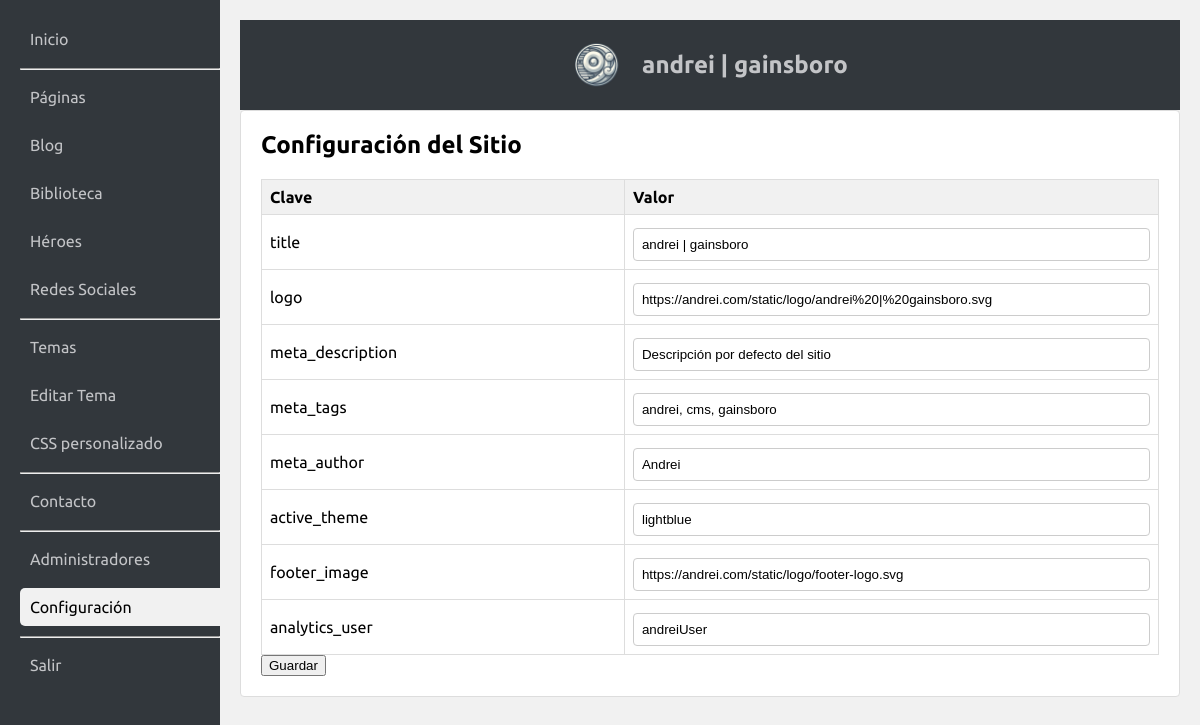
/admin/index.php?action=list_config (signed in), run on an earlier commit of the app's database.
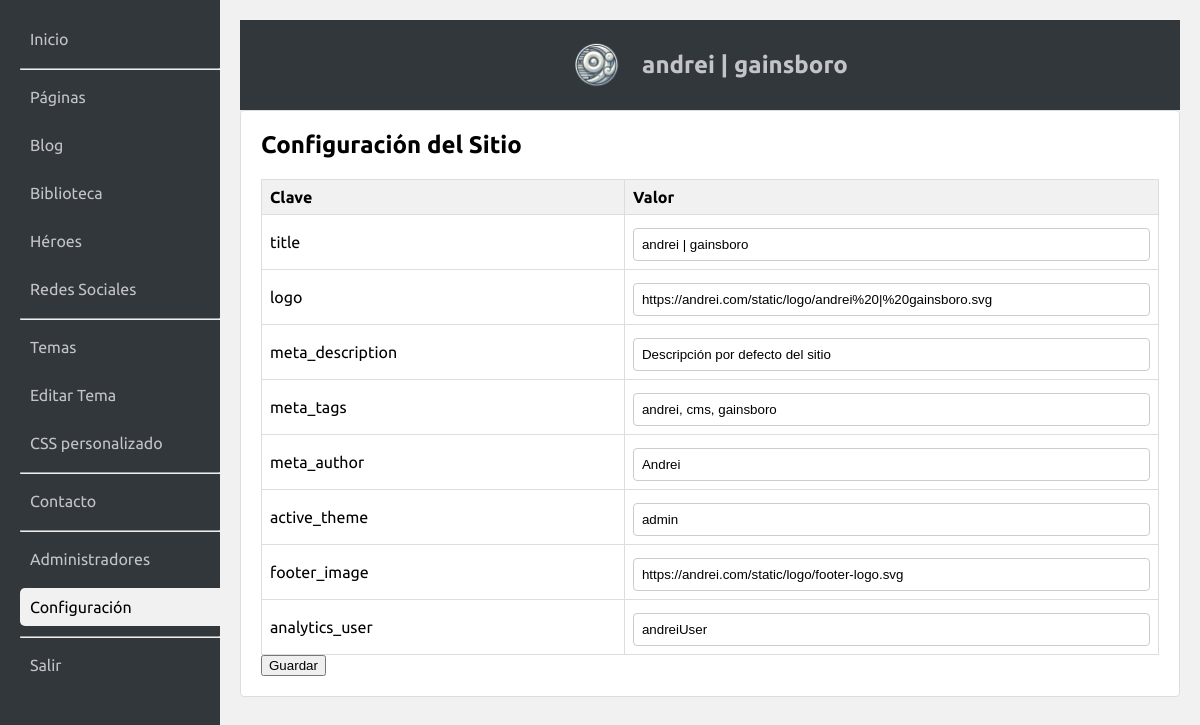
And on a later commit of the database.
### tables this page shows
CREATE TABLE config (
    id INTEGER PRIMARY KEY AUTOINCREMENT,
    key TEXT UNIQUE NOT NULL,
    value TEXT NOT NULL
);

### admin/index.php (called while the page is built, shortened)
<?php
require_once 'admin.php';

### admin/funciones/accionactual.php (called while the page is built)
<?php
	function accionActual($accion1, $accion2) {
    return ($accion1 == $accion2) ? ' class="active" ' : '';
}
?>

### admin/acciones/listarconfiguracion.php (the view)
<?php
	if (isset($_POST['save_config'])) {
            foreach ($_POST['config'] as $k => $v) {
                $st = $db->prepare("UPDATE config SET value = :val WHERE key = :key");
                $st->bindValue(':val', $v, SQLITE3_TEXT);
                $st->bindValue(':key', $k, SQLITE3_TEXT);
                $st->execute();
            }
            $message = "<p class='success'>Configuración actualizada.</p>";
        } else {
            $message = '';
        }
        $configs = $db->query("SELECT * FROM config ORDER BY id ASC");
        $html = "<h2>Configuración del Sitio</h2>
                 $message
                 <form method='post'>
                 <table class='admin-table'>
                 <tr><th>Clave</th><th>Valor</th></tr>";
        while ($row = $configs->fetchArray(SQLITE3_ASSOC)) {
            $key = htmlspecialchars($row['key']);
            $val = htmlspecialchars($row['value']);
            $html .= "<tr>
                        <td>$key</td>
                        <td><input type='text' name='config[$key]' value='$val'></td>
                      </tr>";
        }
        $html .= "</table>
                  <button type='submit' name='save_config'>Guardar</button>
                  </form>";
        renderAdmin($html);
?>

### admin/admin.php (shortened to what this page needs)
<?php
include "inc/inicializarbasededatos.php";
include "funciones/accionactual.php";
function renderAdmin($content, $showNav = true) {
    echo "<!DOCTYPE html>
<html>
<head>
    <meta charset='utf-8'>
    <title>andrei | gainsboro</title>
    <link rel='stylesheet' href='admin.css'>
    <link rel='stylesheet' href='https://jocarsa.github.io/jocarsa-lightslateblue/jocarsa%20|%20lightslateblue.css'>
</head>
<body>
<div id='admin-container'>";
    if ($showNav) {
        echo "<div id='admin-sidebar'>
            <nav>
                <a href='?action=dashboard'" . accionActual($_GET['action'] ?? '', 'dashboard') . ">Inicio</a>
                <hr>
                <a href='?action=list_pages'" . accionActual($_GET['action'] ?? '', 'list_pages') . ">Páginas</a>
                <a href='?action=list_blog'" . accionActual($_GET['action'] ?? '', 'list_blog') . ">Blog</a>
                <a href='?action=list_media'" . accionActual($_GET['action'] ?? '', 'list_media') . ">Biblioteca</a>
                <a href='?action=list_heroes'" . accionActual($_GET['action'] ?? '', 'list_heroes') . ">Héroes</a>
                <a href='?action=list_social_media'" . accionActual($_GET['action'] ?? '', 'list_social_media') . ">Redes Sociales</a>
                <hr>
                <a href='?action=list_themes'" . accionActual($_GET['action'] ?? '', 'list_themes') . ">Temas</a>
                <a href='?action=edit_theme'" . accionActual($_GET['action'] ?? '', 'edit_theme') . ">Editar Tema</a>
                <a href='?action=list_custom_css'" . accionActual($_GET['action'] ?? '', 'list_custom_css') . ">CSS personalizado</a>
                <hr>
                <a href='?action=list_contact'" . accionActual($_GET['action'] ?? '', 'list_contact') . ">Contacto</a>
                <hr>
                <a href='?action=list_admins'" . accionActual($_GET['action'] ?? '', 'list_admins') . ">Administradores</a>
                <a href='?action=list_config'" . accionActual($_GET['action'] ?? '', 'list_config') . ">Configuración</a>
                <hr>
                <a href='?action=logout'" . accionActual($_GET['action'] ?? '', 'logout') . ">Salir</a>
            </nav>
        </div>";
    }
    echo "<div id='admin-content'>";
    if ($showNav) {
        echo "<div id='admin-header'>
            <img src='gainsboro.png' alt='URL de la imagen' style='width:50px; margin-right:20px;'>
            <h1>andrei | gainsboro</h1>
        </div>";
    }
    echo "<div class='admin-section'>
            $content
          </div>";
    echo "</div>
</div>
<script src='https://jocarsa.github.io/jocarsa-lightslateblue/jocarsa%20|%20lightslateblue.js'></script>
</body>
</html>";
}
$action = $_GET['action'] ?? 'login';
switch ($action) {
    case 'list_config':
        include "acciones/listarconfiguracion.php";
        break;
}
?>

### admin/admin.css (style rules this page uses)
body { font-family: Ubuntu, sans-serif; margin: 0; padding: 0; background-color: #f1f1f1; display: flex; justify-content: center; align-items: center; height: 100vh; }
#admin-container { display: flex; width: 100%; height: 100%; }
#admin-sidebar { width: 200px; background-color: #32373c; color: #c3c4c7; padding: 20px; padding-right:0px; position: fixed; height: 100vh; }
#admin-sidebar a { color: #c3c4c7; text-decoration: none; display: block; padding: 10px; margin-bottom: 10px; }
#admin-content { margin-left: 220px; padding: 20px; width: calc(100% - 220px); height: 100%; overflow-y: auto; }
#admin-header { background-color: #32373c; color: #c3c4c7; padding: 20px; text-align: center; display: flex; flex-direction: row; flex-wrap: nowrap; justify-content: center; align-items: center; align-content: stretch; }
#admin-header img { width:50px; margin-right:20px; }
#admin-header h1 { margin: 0; font-size: 24px; }
.admin-section { background-color: #fff; border: 1px solid #ddd; border-radius: 4px; padding: 20px; margin-bottom: 20px; }
.admin-section h2 { margin-top: 0; }
.admin-form input, .admin-form textarea, .admin-form select,.admin-table input { width: 100%; padding: 8px; margin-top: 5px; border: 1px solid #ccc; border-radius: 4px; box-sizing:border-box; }
.admin-table { width: 100%; border-collapse: collapse; margin-top: 20px; }
.admin-table th, .admin-table td { border: 1px solid #ddd; padding: 8px; text-align: left; }
.admin-table th { background-color: #f1f1f1; }
.active { background:#f1f1f1; color:black !important; border-radius:5px 0px 0px 5px; }

What changed in the data, as far as the page shows it:
changed config "active_theme": value "lightblue" → "admin"
